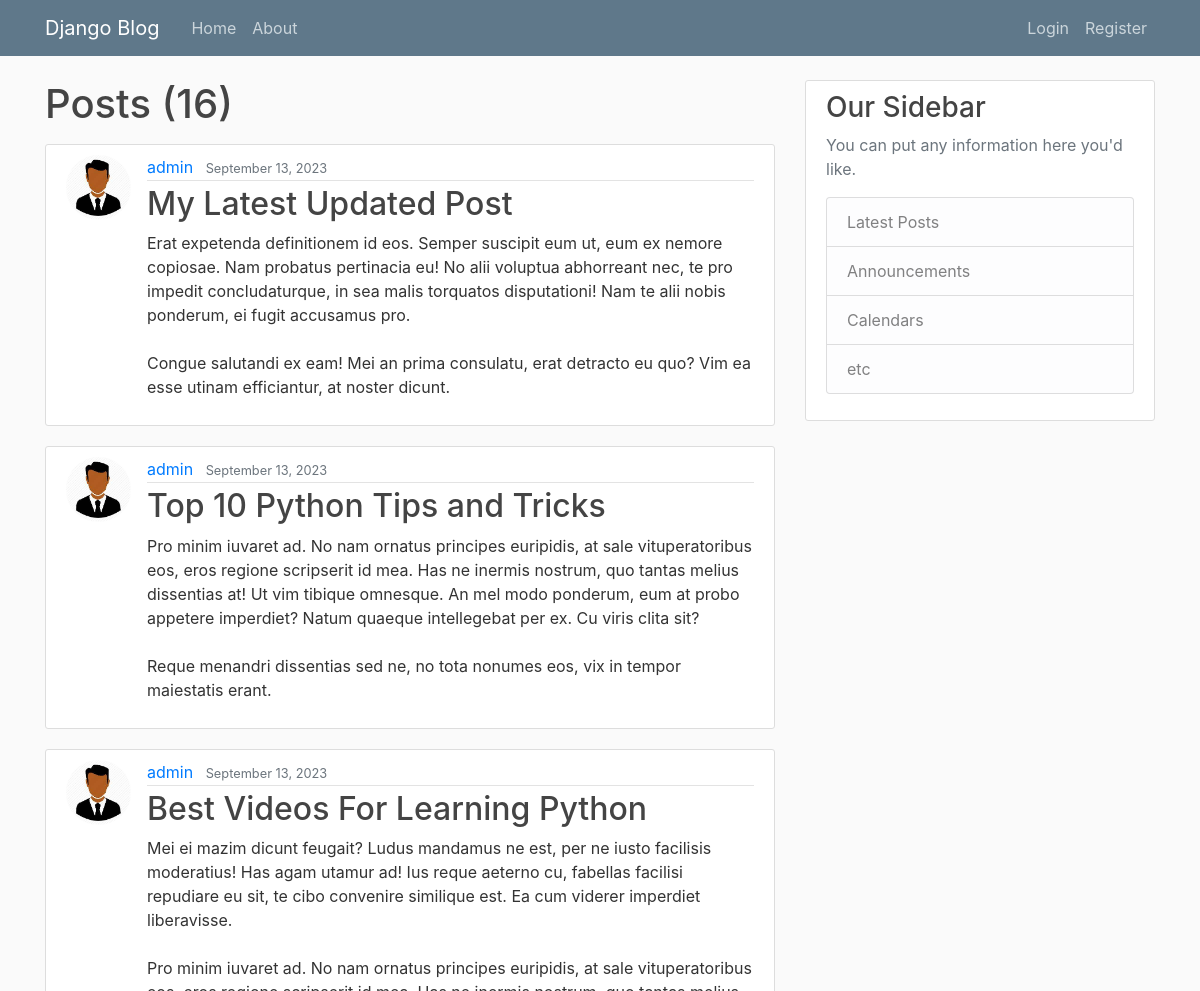
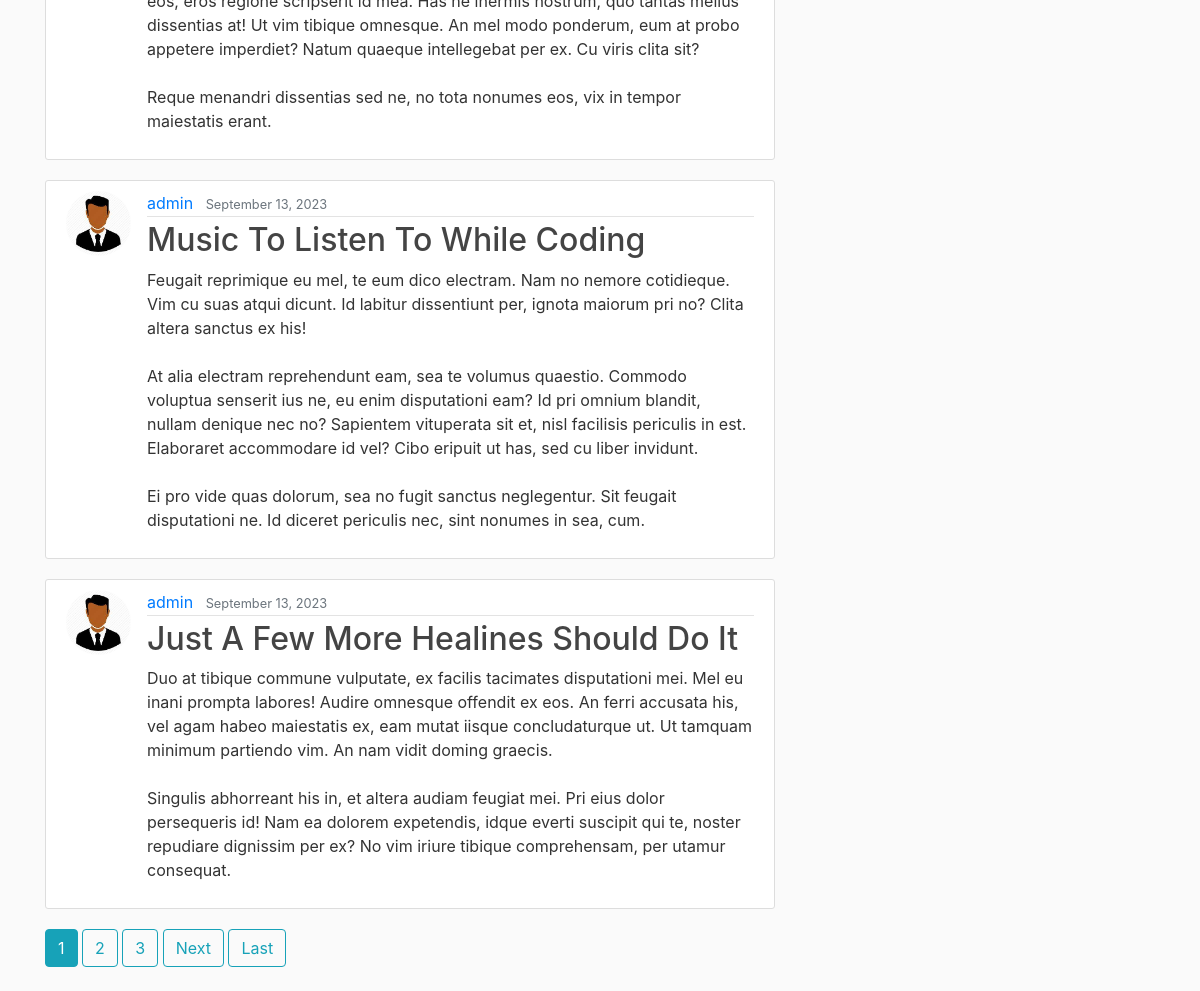
Screenshot of /user/admin with the database file from the repository (2 pictures, top to bottom).
### blog/models.py (models this page shows, shortened)
class Post(models.Model):
  title = models.CharField(max_length=100)
  content = models.TextField()
  date_posted = models.DateTimeField(default=timezone.now)
  author = models.ForeignKey(User, on_delete=models.CASCADE)

### users/models.py (models this page shows, shortened)
class Profile(models.Model):
  user =  models.OneToOneField(User, on_delete=models.CASCADE)
  image = models.ImageField(default='default.jpg', upload_to='profile_pics')

### blog/views.py (the view)
# urls.py: path('user/<str:username>', UserPostListView.as_view(), name='user-posts'),
class UserPostListView(ListView):
  model = Post
  template_name = 'blog/user_posts.html'
  context_object_name = 'posts'
  ordering = ['-date_posted']
  paginate_by = 5
  def get_queryset(self):
    user = get_object_or_404(User, username=self.kwargs.get('username'))
    return Post.objects.filter(author=user).order_by('-date_posted')

### blog/templates/blog/user_posts.html (shortened to what this page needs)
{% extends "blog/base.html" %}
{% block content %}
<h1 class="mb-3"> {{view.kwards.username}} Posts ({{ page_obj.paginator.count }})</h1>
  {% for post in posts %}
  <article class="media content-section">
    <img class="rounded-circle article-img" src="{{ post.author.profile.image.url }}">
    <div class="media-body">
      <div class="article-metadata">
        <a class="mr-2" href="{% url 'user-posts' post.author.username %}">{{ post.author }}</a>
        <small class="text-muted">{{ post.date_posted |date:"F d, Y" }}</small>
      </div>
      <h2><a class="article-title" href="{% url 'post-detail' post.id %}">{{ post.title }}</a></h2>
      <p class="article-content">{{ post.content }}</p>
    </div>
  </article>
  {% endfor %}
  {% if is_paginated %}
    {% for num in page_obj.paginator.page_range  %}
            {% if page_obj.number == num %}
                <a class="btn btn-info mb-4" href="?page={{ num }}">{{ num }}</a>
            {% elif num > page_obj.number|add:'-3' and num < page_obj.number|add:'3' %}
                <a class="btn btn-outline-info mb-4" href="?page={{ num }}">{{ num }}</a>
            {% endif  %}
    {% endfor %}
            {% if page_obj.has_next %}
                <a class="btn btn-outline-info mb-4" href="{{ page_obj.next_page_number }}">Next</a>
                <a class="btn btn-outline-info mb-4" href="?page={{ page_obj.paginator.num_pages }}">Last</a>
            {% endif %}
  {% endif %}
{% endblock content %}

### blog/static/blog/main.css (style rules this page uses)
body { background: #fafafa; color: #333333; margin-top: 5rem; }
h1, h2, h3, h4, h5, h6 { color: #444444; }
.content-section { background: #ffffff; padding: 10px 20px; border: 1px solid #dddddd; border-radius: 3px; margin-bottom: 20px; }
.article-title { color: #444444; }
.article-content { white-space: pre-line; }
.article-img { height: 65px; width: 65px; margin-right: 16px; }
.article-metadata { padding-bottom: 1px; margin-bottom: 4px; border-bottom: 1px solid #e3e3e3 }

### rows the page displays
Post: author.profile.image (picture), author "admin", date_posted "September 13, 2023", title "My Latest Updated Post", content "Erat expetenda definitionem id eos. Semper suscipit eum ut, eum ex nemore copiosae. Nam probatus pertinacia eu! No alii voluptua abhorreant nec, te pro impedit concludaturque, in sea malis torquatos disputationi! Nam te alii nobis ponderum, ei fugit accusamus pro. Congue salutandi ex eam! Mei an prima consulatu, erat detracto eu quo? Vim ea esse utinam efficiantur, at noster dicunt."
Post: author.profile.image (picture), author "admin", date_posted "September 13, 2023", title "Top 10 Python Tips and Tricks", content "Pro minim iuvaret ad. No nam ornatus principes euripidis, at sale vituperatoribus eos, eros regione scripserit id mea. Has ne inermis nostrum, quo tantas melius dissentias at! Ut vim tibique omnesque. An mel modo ponderum, eum at probo appetere imperdiet? Natum quaeque intellegebat per ex. Cu viris clita sit? Reque menandri dissentias sed ne, no tota nonumes eos, vix in tempor maiestatis erant."
Post: author.profile.image (picture), author "admin", date_posted "September 13, 2023", title "Best Videos For Learning Python", content "Mei ei mazim dicunt feugait? Ludus mandamus ne est, per ne iusto facilisis moderatius! Has agam utamur ad! Ius reque aeterno cu, fabellas facilisi repudiare eu sit, te cibo convenire similique est. Ea cum viderer imperdiet liberavisse. Pro minim iuvaret ad. No nam ornatus principes euripidis, at sale vituperatoribus eos, eros regione scripserit id mea. Has ne inermis nostrum, quo tantas melius dissentias at! Ut vim tibique omnesque. An mel modo ponderum, eum at probo appetere imperdiet? Natum quaeque intellegebat per ex. Cu viris clita sit? Reque menandri dissentias sed ne, no tota nonumes eos, vix in tempor maiestatis erant."
Post: author.profile.image (picture), author "admin", date_posted "September 13, 2023", title "Music To Listen To While Coding", content "Feugait reprimique eu mel, te eum dico electram. Nam no nemore cotidieque. Vim cu suas atqui dicunt. Id labitur dissentiunt per, ignota maiorum pri no? Clita altera sanctus ex his! At alia electram reprehendunt eam, sea te volumus quaestio. Commodo voluptua senserit ius ne, eu enim disputationi eam? Id pri omnium blandit, nullam denique nec no? Sapientem vituperata sit et, nisl facilisis periculis in est. Elaboraret accommodare id vel? Cibo eripuit ut has, sed cu liber invidunt. Ei pro vide quas dolorum, sea no fugit sanctus neglegentur. Sit feugait disputationi ne. Id diceret periculis nec, sint nonumes in sea, cum."
Post: author.profile.image (picture), author "admin", date_posted "September 13, 2023", title "Just A Few More Healines Should Do It", content "Duo at tibique commune vulputate, ex facilis tacimates disputationi mei. Mel eu inani prompta labores! Audire omnesque offendit ex eos. An ferri accusata his, vel agam habeo maiestatis ex, eam mutat iisque concludaturque ut. Ut tamquam minimum partiendo vim. An nam vidit doming graecis. Singulis abhorreant his in, et altera audiam feugiat mei. Pri eius dolor persequeris id! Nam ea dolorem expetendis, idque everti suscipit qui te, noster repudiare dignissim per ex? No vim iriure tibique comprehensam, per utamur consequat."

### other values shown
{{ page_obj.paginator.count }} "16"
{{ num }} "1"
{{ num }} "2" "3"
